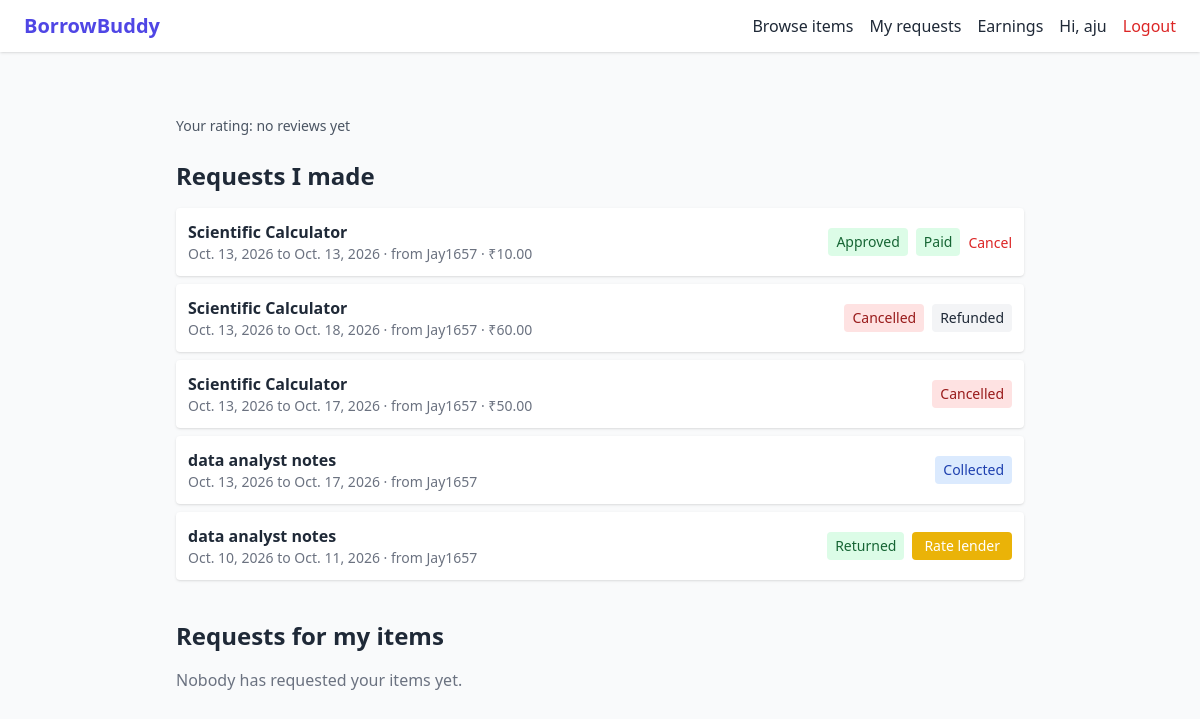
Page /borrow/my/ (signed in) on the committed database.
### borrowing/models.py (models this page shows, shortened)
class BorrowRequest(models.Model):
    class Status(models.TextChoices):
        REQUESTED = "REQUESTED", "Requested"
        APPROVED = "APPROVED", "Approved"
        COLLECTED = "COLLECTED", "Collected"
        RETURNED = "RETURNED", "Returned"
        DECLINED = "DECLINED", "Declined"
        CANCELLED = "CANCELLED", "Cancelled"
    class PaymentStatus(models.TextChoices):
        NOT_REQUIRED = "NOT_REQUIRED", "No payment needed"
        UNPAID = "UNPAID", "Unpaid"
        PAID = "PAID", "Paid"
        REFUNDED = "REFUNDED", "Refunded"
    BLOCKING_STATUSES = [Status.APPROVED, Status.COLLECTED]
    item = models.ForeignKey(Item, on_delete=models.CASCADE, related_name="borrow_requests")
    borrower = models.ForeignKey(
        settings.AUTH_USER_MODEL, on_delete=models.CASCADE, related_name="borrow_requests"
    )
    start_date = models.DateField()
    end_date = models.DateField()
    status = models.CharField(max_length=10, choices=Status.choices, default=Status.REQUESTED)
    message = models.TextField(blank=True)
    total_price = models.DecimalField(max_digits=10, decimal_places=2, default=0)
    payment_status = models.CharField(
        max_length=12, choices=PaymentStatus.choices, default=PaymentStatus.NOT_REQUIRED
    )
    collected_at = models.DateTimeField(null=True, blank=True)
    returned_at = models.DateTimeField(null=True, blank=True)
    created_at = models.DateTimeField(auto_now_add=True)
    class Meta:
        ordering = ["-created_at"]
        constraints = [
            models.CheckConstraint(
                condition=models.Q(end_date__gte=models.F("start_date")),
                name="end_not_before_start",
            )
        ]
    @property
    def is_overdue(self):
        return self.status == self.Status.COLLECTED and self.end_date < timezone.localdate()

### items/models.py (models this page shows, shortened)
class Item(models.Model):
    CONDITION_CHOICES = [
        ("new", "Like new"),
        ("good", "Good"),
        ("fair", "Fair"),
    ]
    owner = models.ForeignKey(
        settings.AUTH_USER_MODEL, on_delete=models.CASCADE, related_name="items"
    )
    category = models.ForeignKey(
        Category, on_delete=models.PROTECT, related_name="items"
    )
    title = models.CharField(max_length=100)
    description = models.TextField(blank=True)
    condition = models.CharField(max_length=10, choices=CONDITION_CHOICES, default="good")
    max_days = models.PositiveIntegerField(default=7, help_text="Longest borrow period in days")
    price_per_day = models.DecimalField(
        max_digits=8,
        decimal_places=2,
        default=0,
        validators=[MinValueValidator(0)],
        help_text="Rent per day in ₹ (0 means free)",
    )
    image = models.ImageField(upload_to="items/", blank=True)
    is_active = models.BooleanField(default=True)
    created_at = models.DateTimeField(auto_now_add=True)
    class Meta:
        ordering = ["-created_at"]

### borrowing/views.py (the view)
# urls.py: path("my/", views.my_requests, name="my_requests"),
@login_required
def my_requests(request):
    made = BorrowRequest.objects.filter(borrower=request.user).select_related(
        "item", "item__owner"
    )
    received = BorrowRequest.objects.filter(item__owner=request.user).select_related(
        "item", "borrower"
    )
    reviewed_ids = set(
        Review.objects.filter(reviewer=request.user).values_list("request_id", flat=True)
    )
    return render(
        request,
        "borrowing/my_requests.html",
        {
            "made": made,
            "received": received,
            "reviewed_ids": reviewed_ids,
            "my_rating": rating_summary(request.user),
        },
    )

### borrowing/models.py (called while the page is built)
def rating_summary(user):
    return Review.objects.filter(reviewee=user).aggregate(avg=Avg("rating"), count=Count("id"))

### templates/borrowing/my_requests.html (shortened to what this page needs)
{% extends "base.html" %}
{% block content %}
  <p class="mb-6 text-sm text-gray-600">
    Your rating:
    {% if my_rating.count %}
      ★ {{ my_rating.avg|floatformat:1 }} from {{ my_rating.count }} review{{ my_rating.count|pluralize }}
    {% else %}
      no reviews yet
    {% endif %}
  </p>
  <h1 class="text-2xl font-bold mb-4">Requests I made</h1>
  <div class="space-y-2 mb-10">
    {% for r in made %}
      <div class="bg-white rounded shadow p-3 flex items-center justify-between gap-3">
        <div>
          <a href="{% url 'item_detail' r.item.pk %}" class="font-semibold hover:underline">{{ r.item.title }}</a>
          <p class="text-sm text-gray-500">{{ r.start_date }} to {{ r.end_date }} · from {{ r.item.owner.username }}{% if r.total_price %} · ₹{{ r.total_price }}{% endif %}</p>
        </div>
        <div class="flex items-center gap-2">
          <span class="text-sm px-2 py-1 rounded
            {% if r.status == 'APPROVED' or r.status == 'RETURNED' %}bg-green-100 text-green-800
            {% elif r.status == 'DECLINED' or r.status == 'CANCELLED' %}bg-red-100 text-red-800
            {% elif r.status == 'COLLECTED' %}bg-blue-100 text-blue-800
            {% else %}bg-gray-100{% endif %}">{{ r.get_status_display }}</span>
          {% if r.payment_status == 'PAID' %}
            <span class="text-sm px-2 py-1 rounded bg-green-100 text-green-800">Paid</span>
          {% elif r.payment_status == 'REFUNDED' %}
            <span class="text-sm px-2 py-1 rounded bg-gray-100">Refunded</span>
          {% elif r.payment_status == 'UNPAID' and r.status == 'APPROVED' %}
            <a href="{% url 'pay' r.pk %}" class="text-sm bg-green-600 text-white px-3 py-1 rounded">Pay ₹{{ r.total_price }}</a>
          {% endif %}
          {% if r.status == 'REQUESTED' or r.status == 'APPROVED' %}
            <form method="post" action="{% url 'request_action' r.pk 'cancel' %}">
              <button class="text-sm text-red-600 hover:underline">Cancel</button>
            </form>
          {% elif r.status == 'RETURNED' %}
            {% if r.pk in reviewed_ids %}
              <span class="text-sm text-gray-500">Reviewed ✓</span>
            {% else %}
              <a href="{% url 'review_create' r.pk %}" class="text-sm bg-yellow-500 text-white px-3 py-1 rounded">Rate lender</a>
            {% endif %}
          {% endif %}
        </div>
      </div>
    {% empty %}
      <p class="text-gray-500">You haven't requested anything yet.</p>
    {% endfor %}
  </div>
  <h1 class="text-2xl font-bold mb-4">Requests for my items</h1>
  <div class="space-y-2">
    {% for r in received %}
      <div class="bg-white rounded shadow p-3 flex items-center justify-between gap-3">
        <div>
          <a href="{% url 'item_detail' r.item.pk %}" class="font-semibold hover:underline">{{ r.item.title }}</a>
          <p class="text-sm text-gray-500">{{ r.start_date }} to {{ r.end_date }} · requested by {{ r.borrower.username }}{% if r.total_price %} · ₹{{ r.total_price }}{% endif %}</p>
          {% if r.message %}<p class="text-sm mt-1">"{{ r.message }}"</p>{% endif %}
        </div>
        <div class="flex items-center gap-2">
          <span class="text-sm px-2 py-1 rounded
            {% if r.status == 'APPROVED' or r.status == 'RETURNED' %}bg-green-100 text-green-800
            {% elif r.status == 'DECLINED' or r.status == 'CANCELLED' %}bg-red-100 text-red-800
            {% elif r.status == 'COLLECTED' %}bg-blue-100 text-blue-800
            {% else %}bg-gray-100{% endif %}">{{ r.get_status_display }}</span>
          {% if r.is_overdue %}<span class="text-sm px-2 py-1 rounded bg-red-600 text-white">Overdue</span>{% endif %}
          {% if r.payment_status == 'PAID' %}
            <span class="text-sm px-2 py-1 rounded bg-green-100 text-green-800">Paid</span>
          {% elif r.payment_status == 'REFUNDED' %}
            <span class="text-sm px-2 py-1 rounded bg-gray-100">Refunded</span>
          {% endif %}
          {% if r.status == 'REQUESTED' %}
            <form method="post" action="{% url 'request_action' r.pk 'approve' %}">
              {% csrf_token %}
              <button class="text-sm bg-green-600 text-white px-3 py-1 rounded">Approve</button>
            </form>
            <form method="post" action="{% url 'request_action' r.pk 'decline' %}">
              {% csrf_token %}
              <button class="text-sm bg-red-600 text-white px-3 py-1 rounded">Decline</button>
            </form>
          {% elif r.status == 'APPROVED' %}
            {% if r.payment_status == 'UNPAID' %}
              <span class="text-sm text-amber-700">Awaiting payment</span>
            {% else %}
              <form method="post" action="{% url 'request_action' r.pk 'collect' %}">
                {% csrf_token %}
                <button class="text-sm bg-indigo-600 text-white px-3 py-1 rounded">Mark collected</button>
              </form>
            {% endif %}
          {% elif r.status == 'COLLECTED' %}
            <form method="post" action="{% url 'request_action' r.pk 'return' %}">
              {% csrf_token %}
              <button class="text-sm bg-indigo-600 text-white px-3 py-1 rounded">Mark returned</button>
            </form>
          {% elif r.status == 'RETURNED' %}
            {% if r.pk in reviewed_ids %}
              <span class="text-sm text-gray-500">Reviewed ✓</span>
            {% else %}
              <a href="{% url 'review_create' r.pk %}" class="text-sm bg-yellow-500 text-white px-3 py-1 rounded">Rate borrower</a>
            {% endif %}
          {% endif %}
        </div>
      </div>
    {% empty %}
      <p class="text-gray-500">Nobody has requested your items yet.</p>
    {% endfor %}
  </div>
{% endblock %}

### templates/base.html (shortened to what this page needs)
<!DOCTYPE html>
<html lang="en">
<head>
  <script src="https://cdn.tailwindcss.com"></script>
</head>
<body class="bg-gray-50 text-gray-800">
  <nav class="bg-white shadow px-6 py-3 flex items-center justify-between">
    <a href="{% url 'home' %}" class="text-xl font-bold text-indigo-600">BorrowBuddy</a>
    <div class="flex items-center gap-4">
      <a href="{% url 'item_list' %}" class="hover:underline">Browse items</a>
      {% if user.is_authenticated %}
        <a href="{% url 'my_requests' %}" class="hover:underline">My requests</a>
        <a href="{% url 'earnings' %}" class="hover:underline">Earnings</a>
        <span>Hi, {{ user.username }}</span>
        <form method="post" action="{% url 'logout' %}">
          <button class="text-red-600 hover:underline">Logout</button>
        </form>
      {% else %}
        <a href="{% url 'login' %}" class="hover:underline">Login</a>
        <a href="{% url 'signup' %}" class="bg-indigo-600 text-white px-3 py-1 rounded">Sign up</a>
      {% endif %}
    </div>
  </nav>
  <main class="max-w-4xl mx-auto mt-10 p-6">
    {% block content %}{% endblock %}
  </main>
</body>
</html>

### rows in the picture
BorrowRequest: item "Scientific Calculator", start_date "Oct. 13, 2026", end_date "Oct. 13, 2026", item.owner.username "Jay1657", total_price "10.00", status "Approved", payment_status "Paid", shows "Cancel"
BorrowRequest: item "Scientific Calculator", start_date "Oct. 13, 2026", end_date "Oct. 18, 2026", item.owner.username "Jay1657", total_price "60.00", status "Cancelled", payment_status "Refunded"
BorrowRequest: item "Scientific Calculator", start_date "Oct. 13, 2026", end_date "Oct. 17, 2026", item.owner.username "Jay1657", total_price "50.00", status "Cancelled"
BorrowRequest: item "data analyst notes", start_date "Oct. 13, 2026", end_date "Oct. 17, 2026", item.owner.username "Jay1657", status "Collected"
BorrowRequest: item "data analyst notes", start_date "Oct. 10, 2026", end_date "Oct. 11, 2026", item.owner.username "Jay1657", status "Returned", shows "Rate lender"

### other values in the picture
{{ user.username }} "aju"
